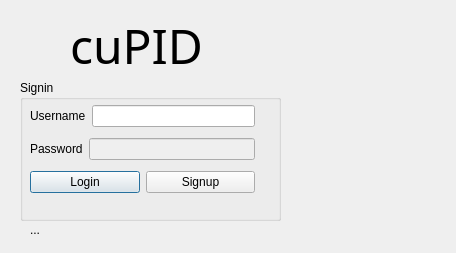
<?xml version="1.0" encoding="UTF-8"?>
<ui version="4.0">
 <class>LoginWindow</class>
 <widget class="QDialog" name="LoginWindow">
  <property name="geometry">
   <rect>
    <x>0</x>
    <y>0</y>
    <width>456</width>
    <height>253</height>
   </rect>
  </property>
  <property name="windowTitle">
   <string>cuPID</string>
  </property>
  <widget class="QLabel" name="status">
   <property name="geometry">
    <rect>
     <x>30</x>
     <y>220</y>
     <width>361</width>
     <height>20</height>
    </rect>
   </property>
   <property name="text">
    <string>...</string>
   </property>
  </widget>
  <widget class="QGroupBox" name="groupBox">
   <property name="enabled">
    <bool>true</bool>
   </property>
   <property name="geometry">
    <rect>
     <x>20</x>
     <y>80</y>
     <width>261</width>
     <height>141</height>
    </rect>
   </property>
   <property name="title">
    <string>Signin</string>
   </property>
   <property name="flat">
    <bool>false</bool>
   </property>
   <property name="checkable">
    <bool>false</bool>
   </property>
   <widget class="QWidget" name="layoutWidget">
    <property name="geometry">
     <rect>
      <x>10</x>
      <y>20</y>
      <width>225</width>
      <height>101</height>
     </rect>
    </property>
    <layout class="QVBoxLayout" name="verticalLayout">
     <item>
      <layout class="QHBoxLayout" name="horizontalLayout">
       <item>
        <widget class="QLabel" name="Username_t">
         <property name="text">
          <string>Username</string>
         </property>
        </widget>
       </item>
       <item>
        <widget class="QLineEdit" name="lineEdit_username"/>
       </item>
      </layout>
     </item>
     <item>
      <layout class="QHBoxLayout" name="horizontalLayout_2">
       <item>
        <widget class="QLabel" name="Password_t">
         <property name="text">
          <string>Password</string>
         </property>
        </widget>
       </item>
       <item>
        <widget class="QLineEdit" name="lineEdit_password">
         <property name="enabled">
          <bool>false</bool>
         </property>
         <property name="text">
          <string/>
         </property>
        </widget>
       </item>
      </layout>
     </item>
     <item>
      <layout class="QHBoxLayout" name="horizontalLayout_3">
       <item>
        <widget class="QPushButton" name="pushButton_login">
         <property name="text">
          <string>Login</string>
         </property>
        </widget>
       </item>
       <item>
        <widget class="QPushButton" name="pushButton_signup">
         <property name="text">
          <string>Signup</string>
         </property>
        </widget>
       </item>
      </layout>
     </item>
    </layout>
   </widget>
  </widget>
  <widget class="QLabel" name="label_cupid">
   <property name="geometry">
    <rect>
     <x>70</x>
     <y>20</y>
     <width>141</width>
     <height>51</height>
    </rect>
   </property>
   <property name="font">
    <font>
     <family>Abyssinica SIL</family>
     <pointsize>36</pointsize>
    </font>
   </property>
   <property name="text">
    <string>cuPID</string>
   </property>
  </widget>
  <widget class="QLabel" name="label_logo">
   <property name="geometry">
    <rect>
     <x>280</x>
     <y>10</y>
     <width>171</width>
     <height>221</height>
    </rect>
   </property>
   <property name="text">
    <string/>
   </property>
  </widget>
 </widget>
 <tabstops>
  <tabstop>lineEdit_username</tabstop>
  <tabstop>lineEdit_password</tabstop>
 </tabstops>
 <resources/>
 <connections/>
</ui>
